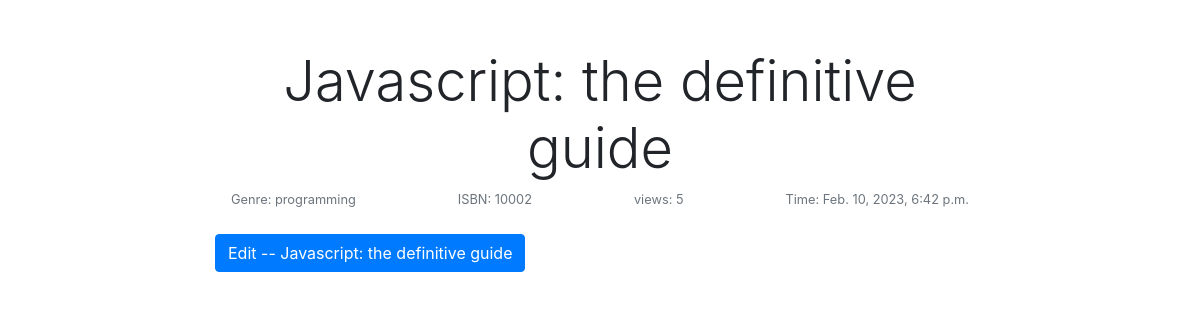
Page /javascript-the-definitive-guide/ on the committed database.
### books/models.py (models this page shows, shortened)
class Books(models.Model):
    title = models.CharField(max_length=100)
    slug = models.SlugField(null=True)
    genre = models.CharField(max_length=100)
    author = models.CharField(max_length=100)
    isbn = models.CharField(max_length=100)
    count = models.IntegerField(null=True, default=0)
    def save(self, *args, **kwargs):
        if not self.slug:
            self.slug = slugify(self.title)
        return super().save(*args, **kwargs)

### books/views.py (the view)
# urls.py: path('<slug:slug>/', BookDetails.as_view(), name='details'),
class BookDetails(DetailView):
    template_name = 'book-detail.html'
    model = Books
    context_object_name = 'book'
    def get_context_data(self, **kwargs):
        context =  super().get_context_data(**kwargs)
        post = Books.objects.get(slug=self.kwargs['slug'])
        post.count = F('count')+1
        post.save()
        context['time'] = timezone.now()
        return context

### templates/book-detail.html
    {% extends "base.html" %}
    {% block content %}
    <div class="container" style="max-width:800px">
        <div class="px-3 py-3 pt-md-5 pb-md-4 mx-auto text-center">
            <h1 class="display-4">{{book.title}}</h1>
            <div class="d-flex justify-content-between align-items-center">
                <small class="text-muted">Genre: {{book.genre}}</small>
                <small class="text-muted">ISBN: {{book.isbn}}</small>
                <small class="text-muted">views: {{book.count}}</small>
                <small class="text-muted">Time: {{time}}</small>
            </div>
        </div>
        <a href="{% url 'bookstore:update-book' book.slug %}"><button class="btn btn-primary">Edit -- {{book.title}}</button></a>
    </div>
    {% endblock %}

### rows in the picture
Books: title "Javascript: the definitive guide", genre "programming", isbn "10002", count "5"

### other values in the picture
{{ time }} "Feb. 10, 2023, 6:42 p.m."
